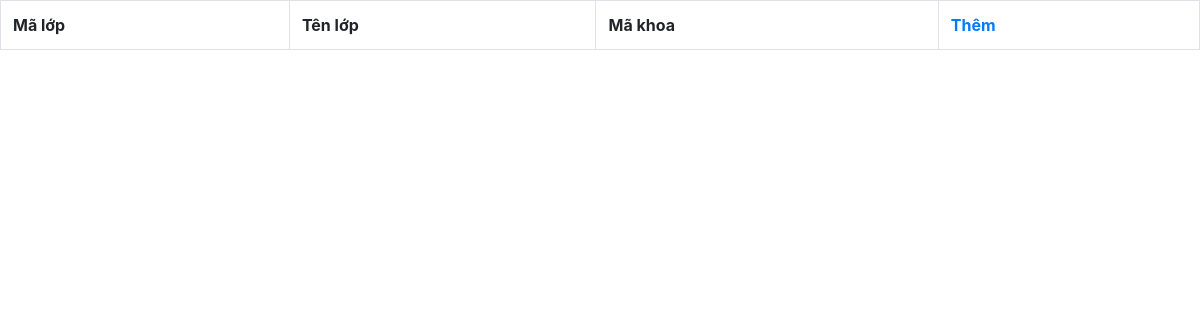
The app's page /ketquahoctap.php, older data.
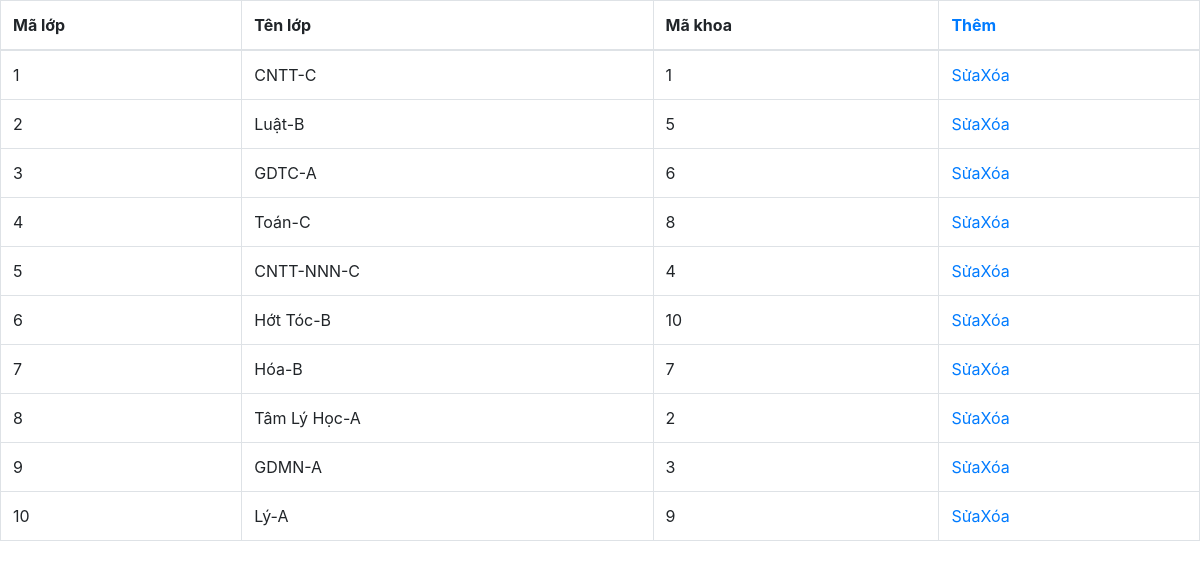
The same page, newer data.
### tables this page shows
CREATE TABLE `lop` (
  `MaLop` int(11) NOT NULL,
  `TenLop` varchar(200) NOT NULL,
  `MaKhoa` int(11) NOT NULL
);

### DataProvider.php (called while the page is built, shortened)
<?php
class DataProvider
{
	public static function ExecuteQuery($sql)
	{
        $host="localhost";
        $user="root";
        $password="";
		$database="qlsv";
		try{
			$connection = mysqli_connect($host,$user,$password,$database);
			mysqli_query($connection, "set names 'utf8'");
			$result = mysqli_query($connection, $sql);
			return $result;
		}catch(Exception $ex)
		{
            echo "lỗi";
			return null;
		}
	}
}
?>

### ketquahoctap.php (the view, shortened to what this page needs)
<?php include_once "DataProvider.php" ?>
<!DOCTYPE html>
<html lang="en">
<head>
    <link rel="stylesheet" href="https://maxcdn.bootstrapcdn.com/bootstrap/4.4.1/css/bootstrap.min.css">
    <link rel="stylesheet" type="text/css" href="//cdn.jsdelivr.net/npm/slick-carousel@1.8.1/slick/slick.css" />
    <link rel="stylesheet" type="text/css" href="//cdn.jsdelivr.net/npm/slick-carousel@1.8.1/slick/slick-theme.css" />
</head>
<body>
    <table class="table table-bordered">
        <?php $datalop=DataProvider::ExecuteQuery('SELECT * FROM lop');?>
        <th>Mã lớp</th>
        <th>Tên lớp</th>
        <th>Mã khoa</th>
        <th><a href="ThemLop.php">Thêm</a></th>
        <tbody>
            <?php
                while($datalop_row=mysqli_fetch_array($datalop)){
            ?>
            <tr>
                <td><?php echo $datalop_row['MaLop'] ?></td>
                <td><?php echo $datalop_row['TenLop'] ?></td>
                <td><?php echo $datalop_row['MaKhoa'] ?></td>
                <td><a href="SuaLop.php?MaLop=<?php echo $datalop_row['MaLop']?>">Sửa</a><a href="XoaLop.php?MaLop=">Xóa</a></td>
            </tr>
                    <?php
                }
                    ?>
        </tbody>
    </table>
</body>
</html>

Row changes from the older to the newer data that the page shows:
added lop: MaLop "1", TenLop "CNTT-C", MaKhoa "1"
added lop: MaLop "2", TenLop "Luật-B", MaKhoa "5"
added lop: MaLop "3", TenLop "GDTC-A", MaKhoa "6"
added lop: MaLop "4", TenLop "Toán-C", MaKhoa "8"
added lop: MaLop "5", TenLop "CNTT-NNN-C", MaKhoa "4"
added lop: MaLop "6", TenLop "Hớt Tóc-B", MaKhoa "10"
added lop: MaLop "7", TenLop "Hóa-B", MaKhoa "7"
added lop: MaLop "8", TenLop "Tâm Lý Học-A", MaKhoa "2"
added lop: MaLop "9", TenLop "GDMN-A", MaKhoa "3"
added lop: MaLop "10", TenLop "Lý-A", MaKhoa "9"
